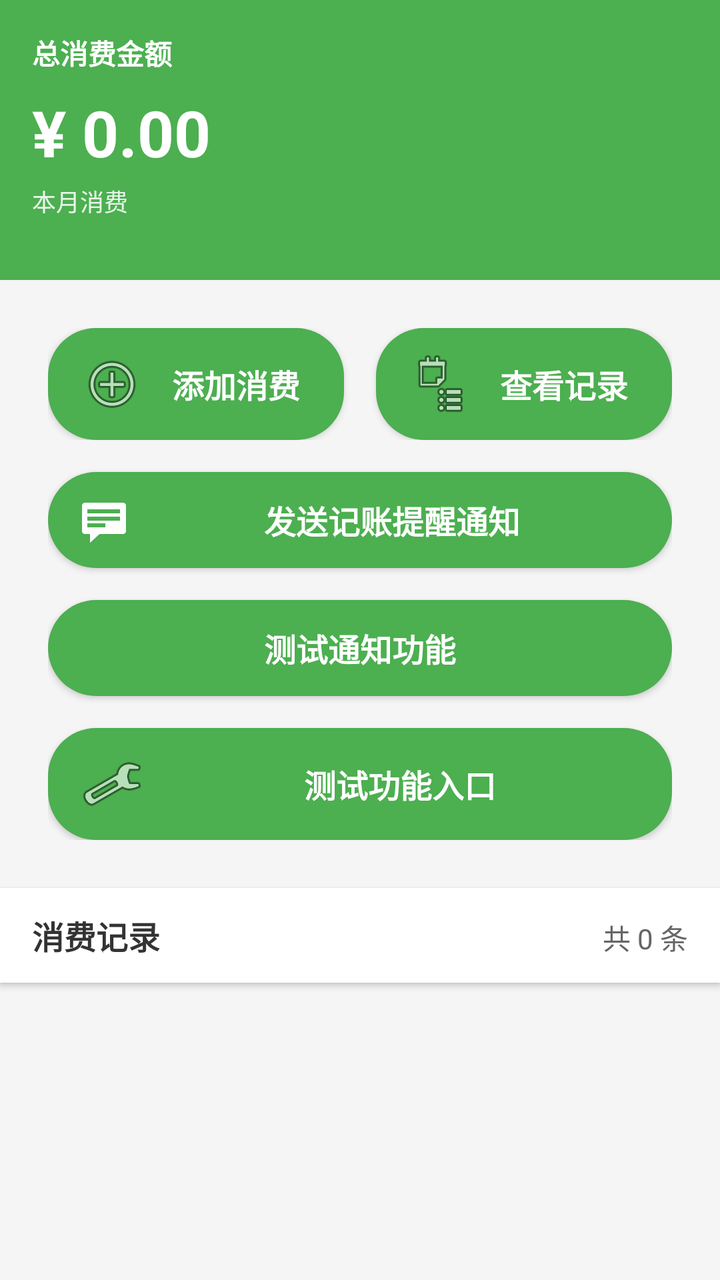
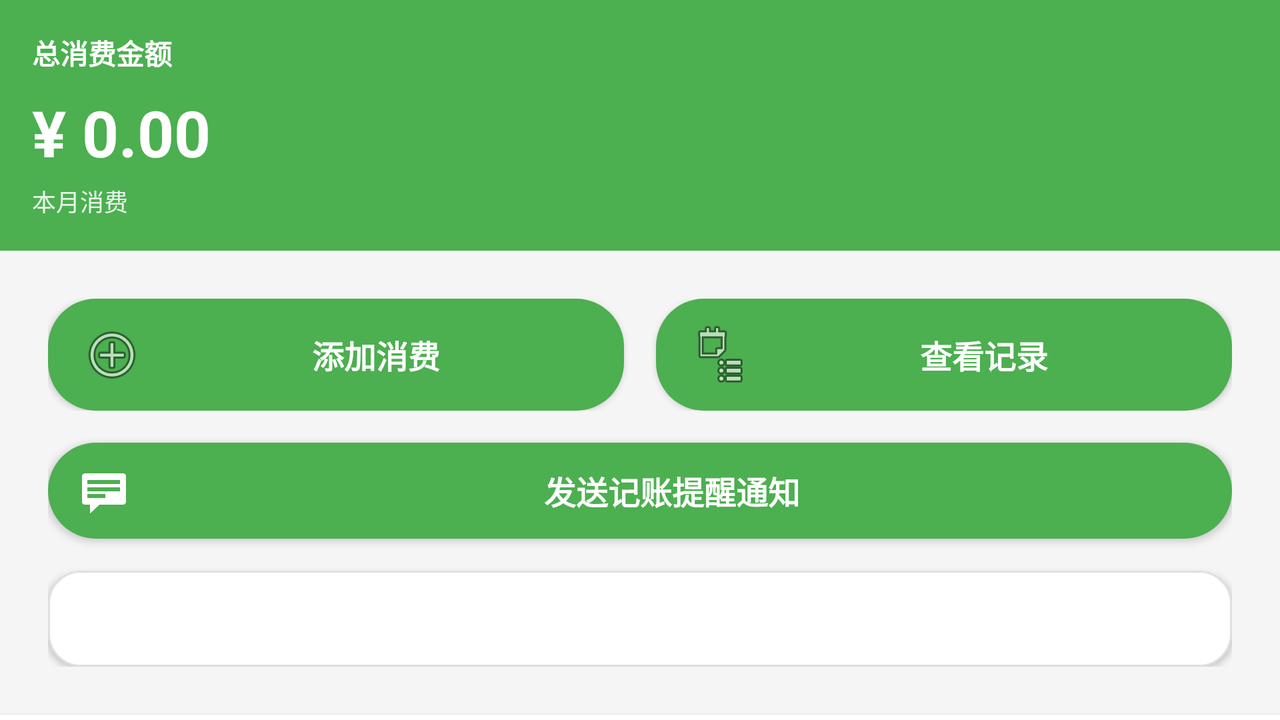

Two renders of one Android screen. The first uses the default layout on a phone; the second uses the alternative layout the repository ships for a different screen configuration, on a matching device. The two XML files are below.
<!-- AndroidManifest.xml: activity theme Theme.Class_two -->
<!-- res/layout/activity_main.xml -->
<?xml version="1.0" encoding="utf-8"?>
<LinearLayout xmlns:android="http://schemas.android.com/apk/res/android"
    xmlns:app="http://schemas.android.com/apk/res-auto"
    android:layout_width="match_parent"
    android:layout_height="match_parent"
    android:background="#F5F5F5"
    android:orientation="vertical">

    
    <LinearLayout
        android:layout_width="match_parent"
        android:layout_height="140dp"
        android:background="#4CAF50"
        android:orientation="vertical"
        android:padding="16dp">

        <TextView
            android:layout_width="wrap_content"
            android:layout_height="wrap_content"
            android:rotation="0"
            android:text="总消费金额"
            android:textColor="#FFFFFF"
            android:textSize="14sp"
            android:textStyle="bold" />

        <TextView
            android:id="@+id/tv_total_amount"
            android:layout_width="wrap_content"
            android:layout_height="wrap_content"
            android:layout_marginTop="8dp"
            android:text="¥ 0.00"
            android:textColor="#FFFFFF"
            android:textSize="32sp"
            android:textStyle="bold" />

        <TextView
            android:layout_width="wrap_content"
            android:layout_height="wrap_content"
            android:layout_marginTop="4dp"
            android:text="本月消费"
            android:textColor="#E8F5E9"
            android:textSize="12sp" />

    </LinearLayout>

    
    <LinearLayout
        android:id="@+id/button_container"
        android:layout_width="match_parent"
        android:layout_height="wrap_content"
        android:gravity="center"
        android:orientation="vertical"
        android:padding="24dp">

        <LinearLayout
            android:layout_width="match_parent"
            android:layout_height="wrap_content"
            android:gravity="center"
            android:orientation="horizontal">

            <Button
                android:id="@+id/btn_add_expense"
                android:layout_width="0dp"
                android:layout_height="wrap_content"
                android:layout_marginEnd="8dp"
                android:layout_weight="1"
                android:background="@drawable/btn_rounded_corner"
                android:drawableStart="@android:drawable/ic_menu_add"
                android:drawablePadding="8dp"
                android:paddingStart="16dp"
                android:paddingTop="12dp"
                android:paddingEnd="16dp"
                android:paddingBottom="12dp"
                android:text="添加消费"
                android:textColor="#FFFFFF"
                android:textSize="16sp"
                android:textStyle="bold" />

            <Button
                android:id="@+id/btn_view_records"
                android:layout_width="0dp"
                android:layout_height="wrap_content"
                android:layout_marginStart="8dp"
                android:layout_weight="1"
                android:background="@drawable/btn_rounded_corner"
                android:drawableStart="@android:drawable/ic_menu_agenda"
                android:drawablePadding="8dp"
                android:paddingStart="16dp"
                android:paddingTop="12dp"
                android:paddingEnd="16dp"
                android:paddingBottom="12dp"
                android:text="查看记录"
                android:textColor="#FFFFFF"
                android:textSize="16sp"
                android:textStyle="bold" />

        </LinearLayout>

        
        <Button
            android:id="@+id/btn_send_notification"
            android:layout_width="match_parent"
            android:layout_height="wrap_content"
            android:layout_marginTop="16dp"
            android:background="@drawable/btn_rounded_corner"
            android:drawableStart="@android:drawable/stat_notify_chat"
            android:drawablePadding="8dp"
            android:paddingStart="16dp"
            android:paddingTop="12dp"
            android:paddingEnd="16dp"
            android:paddingBottom="12dp"
            android:text="发送记账提醒通知"
            android:textColor="#FFFFFF"
            android:textSize="16sp"
            android:textStyle="bold" />

        
        <Button
            android:id="@+id/btn_test_notifications"
            android:layout_width="match_parent"
            android:layout_height="wrap_content"
            android:layout_marginTop="16dp"
            android:background="@drawable/btn_rounded_corner"
            android:drawableStart="@drawable/ic_notification"
            android:drawablePadding="8dp"
            android:paddingStart="16dp"
            android:paddingTop="12dp"
            android:paddingEnd="16dp"
            android:paddingBottom="12dp"
            android:text="测试通知功能"
            android:textColor="#FFFFFF"
            android:textSize="16sp"
            android:textStyle="bold" />
        
        <Button
            android:id="@+id/test_features_btn"
            android:layout_width="match_parent"
            android:layout_height="wrap_content"
            android:layout_marginTop="16dp"
            android:background="@drawable/btn_rounded_corner"
            android:drawableStart="@android:drawable/ic_menu_manage"
            android:drawablePadding="8dp"
            android:paddingStart="16dp"
            android:paddingTop="12dp"
            android:paddingEnd="16dp"
            android:paddingBottom="12dp"
            android:text="测试功能入口"
            android:textColor="#FFFFFF"
            android:textSize="16sp"
            android:textStyle="bold" />
    </LinearLayout>

    
    <LinearLayout
        android:layout_width="match_parent"
        android:layout_height="wrap_content"
        android:background="#FFFFFF"
        android:elevation="2dp"
        android:orientation="horizontal"
        android:paddingStart="16dp"
        android:paddingTop="12dp"
        android:paddingEnd="16dp"
        android:paddingBottom="12dp">

        <TextView
            android:layout_width="0dp"
            android:layout_height="wrap_content"
            android:layout_weight="1"
            android:text="消费记录"
            android:textColor="#333333"
            android:textSize="16sp"
            android:textStyle="bold" />

        <TextView
            android:id="@+id/tv_record_count"
            android:layout_width="wrap_content"
            android:layout_height="wrap_content"
            android:text="共 0 条"
            android:textColor="#666666"
            android:textSize="14sp" />

    </LinearLayout>

    

    
    <ListView
        android:id="@+id/lv_expense_records"
        android:layout_width="match_parent"
        android:layout_height="0dp"
        android:layout_weight="1"
        android:divider="@android:color/transparent"
        android:dividerHeight="1dp"
        android:padding="8dp" />

    <TextView
        android:id="@+id/tv_empty_hint"
        android:layout_width="match_parent"
        android:layout_height="wrap_content"
        android:gravity="center"
        android:lineSpacingExtra="4dp"
        android:padding="32dp"
        android:text="暂无消费记录\n点击上方按钮添加第一条记录"
        android:textAlignment="center"
        android:textColor="#999999"
        android:textSize="14sp"
        android:visibility="gone" />

</LinearLayout>
<!-- resources referenced by this layout -->
<resources>
  <!-- drawable btn_rounded_corner (drawable) -->
  <?xml version="1.0" encoding="utf-8"?>
  <selector xmlns:android="http://schemas.android.com/apk/res/android">
      <item android:state_pressed="true">
          <shape android:shape="rectangle">
              <solid android:color="#388E3C" />
              <corners android:radius="24dp" />
          </shape>
      </item>
      <item>
          <shape android:shape="rectangle">
              <solid android:color="#4CAF50" />
              <corners android:radius="24dp" />
          </shape>
      </item>
  </selector>
  <style name="Theme.Class_two" parent="Theme.AppCompat.Light.NoActionBar">
          
          <item name="colorPrimary">#4CAF50</item>
          <item name="colorPrimaryDark">#388E3C</item>
          <item name="colorAccent">#FF9800</item>
      </style>
</resources>
<!-- res/layout-land/activity_main.xml (the repository's variant of the layout above) -->
<!-- drawn on the phone turned sideways -->
<?xml version="1.0" encoding="utf-8"?>
<LinearLayout xmlns:android="http://schemas.android.com/apk/res/android"
    xmlns:app="http://schemas.android.com/apk/res-auto"
    android:layout_width="match_parent"
    android:layout_height="match_parent"
    android:background="#F5F5F5"
    android:orientation="vertical">

    
    <LinearLayout
        android:layout_width="match_parent"
        android:layout_height="wrap_content"
        android:background="#4CAF50"
        android:orientation="vertical"
        android:padding="16dp">

        <TextView
            android:layout_width="wrap_content"
            android:layout_height="wrap_content"
            android:text="总消费金额"
            android:textColor="#FFFFFF"
            android:textSize="14sp"
            android:textStyle="bold" />

        <TextView
            android:id="@+id/tv_total_amount"
            android:layout_width="wrap_content"
            android:layout_height="wrap_content"
            android:layout_marginTop="8dp"
            android:text="¥ 0.00"
            android:textColor="#FFFFFF"
            android:textSize="32sp"
            android:textStyle="bold" />

        <TextView
            android:layout_width="wrap_content"
            android:layout_height="wrap_content"
            android:layout_marginTop="4dp"
            android:text="本月消费"
            android:textColor="#E8F5E9"
            android:textSize="12sp" />

    </LinearLayout>

    
    <LinearLayout
        android:id="@+id/button_container"
        android:layout_width="match_parent"
        android:layout_height="wrap_content"
        android:gravity="center"
        android:orientation="vertical"
        android:padding="24dp">

        <LinearLayout
            android:layout_width="match_parent"
            android:layout_height="wrap_content"
            android:gravity="center"
            android:orientation="horizontal">

            <Button
                android:id="@+id/btn_add_expense"
                android:layout_width="0dp"
                android:layout_height="wrap_content"
                android:layout_marginEnd="8dp"
                android:layout_weight="1"
                android:background="@drawable/btn_rounded_corner"
                android:drawableStart="@android:drawable/ic_menu_add"
                android:drawablePadding="8dp"
                android:paddingStart="16dp"
                android:paddingTop="12dp"
                android:paddingEnd="16dp"
                android:paddingBottom="12dp"
                android:text="添加消费"
                android:textColor="#FFFFFF"
                android:textSize="16sp"
                android:textStyle="bold" />

            <Button
                android:id="@+id/btn_view_records"
                android:layout_width="0dp"
                android:layout_height="wrap_content"
                android:layout_marginStart="8dp"
                android:layout_weight="1"
                android:background="@drawable/btn_rounded_corner"
                android:drawableStart="@android:drawable/ic_menu_agenda"
                android:drawablePadding="8dp"
                android:paddingStart="16dp"
                android:paddingTop="12dp"
                android:paddingEnd="16dp"
                android:paddingBottom="12dp"
                android:text="查看记录"
                android:textColor="#FFFFFF"
                android:textSize="16sp"
                android:textStyle="bold" />

        </LinearLayout>

        
        <Button
            android:id="@+id/btn_send_notification"
            android:layout_width="match_parent"
            android:layout_height="wrap_content"
            android:layout_marginTop="16dp"
            android:background="@drawable/btn_rounded_corner"
            android:drawableStart="@android:drawable/stat_notify_chat"
            android:drawablePadding="8dp"
            android:paddingStart="16dp"
            android:paddingTop="12dp"
            android:paddingEnd="16dp"
            android:paddingBottom="12dp"
            android:text="发送记账提醒通知"
            android:textColor="#FFFFFF"
            android:textSize="16sp"
            android:textStyle="bold" />

        
        <Button
            android:id="@+id/btn_test_notifications"
            android:layout_width="match_parent"
            android:layout_height="wrap_content"
            android:layout_marginTop="16dp"
            android:background="@drawable/btn_rounded_corner_secondary"
            android:drawableStart="@drawable/ic_notification"
            android:drawablePadding="8dp"
            android:paddingStart="16dp"
            android:paddingTop="12dp"
            android:paddingEnd="16dp"
            android:paddingBottom="12dp"
            android:text="测试通知功能"
            android:textColor="#FFFFFF"
            android:textSize="16sp"
            android:textStyle="bold" />

    </LinearLayout>

    
    <LinearLayout
        android:layout_width="match_parent"
        android:layout_height="wrap_content"
        android:background="#FFFFFF"
        android:elevation="2dp"
        android:orientation="horizontal"
        android:paddingStart="16dp"
        android:paddingTop="12dp"
        android:paddingEnd="16dp"
        android:paddingBottom="12dp">

        <TextView
            android:layout_width="0dp"
            android:layout_height="wrap_content"
            android:layout_weight="1"
            android:text="消费记录"
            android:textColor="#333333"
            android:textSize="16sp"
            android:textStyle="bold" />

        <TextView
            android:id="@+id/tv_record_count"
            android:layout_width="wrap_content"
            android:layout_height="wrap_content"
            android:text="共 0 条"
            android:textColor="#666666"
            android:textSize="14sp" />

    </LinearLayout>

    
    <ListView
        android:id="@+id/lv_expense_records"
        android:layout_width="match_parent"
        android:layout_height="0dp"
        android:layout_weight="1"
        android:divider="@android:color/transparent"
        android:dividerHeight="1dp"
        android:padding="8dp" />

    
    <TextView
        android:id="@+id/tv_empty_hint"
        android:layout_width="match_parent"
        android:layout_height="wrap_content"
        android:gravity="center"
        android:lineSpacingExtra="4dp"
        android:padding="32dp"
        android:text="暂无消费记录\n点击上方按钮添加第一条记录"
        android:textAlignment="center"
        android:textColor="#999999"
        android:textSize="14sp"
        android:visibility="gone" />
    
    <TextView
        android:layout_width="match_parent"
        android:layout_height="wrap_content"
        android:layout_marginTop="20dp"
        android:layout_marginBottom="10dp"
        android:text="广播功能测试"
        android:textSize="18sp"
        android:textStyle="bold" />

    <TextView
        android:id="@+id/tv_broadcast_status"
        android:layout_width="match_parent"
        android:layout_height="wrap_content"
        android:layout_marginBottom="10dp"
        android:text="已发送广播: 0 次"
        android:textSize="14sp" />

    <Button
        android:id="@+id/btn_send_broadcast"
        android:layout_width="match_parent"
        android:layout_height="wrap_content"
        android:layout_marginBottom="10dp"
        android:backgroundTint="@color/colorPrimary"
        android:text="发送账目更新广播"
        android:textColor="@android:color/white" />

    <Button
        android:id="@+id/btn_test_multiple_broadcasts"
        android:layout_width="match_parent"
        android:layout_height="wrap_content"
        android:layout_marginBottom="20dp"
        android:backgroundTint="@color/colorAccent"
        android:text="测试多种广播"
        android:textColor="@android:color/white" />

    
    <TextView
        android:layout_width="match_parent"
        android:layout_height="wrap_content"
        android:layout_marginBottom="20dp"
        android:text="广播功能说明：\n1. 点击按钮发送自定义广播\n2. 广播接收器会显示Toast通知\n3. 动态注册在Activity创建时注册，销毁时注销"
        android:textColor="@android:color/darker_gray"
        android:textSize="12sp" />
</LinearLayout>
<!-- resources referenced by the variant -->
<!-- as the phone turned sideways resolves them -->
<resources>
  <color name="colorAccent">#03DAC5</color>
  <color name="colorPrimary">#6200EE</color>
  <!-- drawable btn_rounded_corner (drawable) -->
  <?xml version="1.0" encoding="utf-8"?>
  <selector xmlns:android="http://schemas.android.com/apk/res/android">
      <item android:state_pressed="true">
          <shape android:shape="rectangle">
              <solid android:color="#388E3C" />
              <corners android:radius="24dp" />
          </shape>
      </item>
      <item>
          <shape android:shape="rectangle">
              <solid android:color="#4CAF50" />
              <corners android:radius="24dp" />
          </shape>
      </item>
  </selector>
  <!-- drawable btn_rounded_corner_secondary (drawable) -->
  <?xml version="1.0" encoding="utf-8"?>
  <selector xmlns:android="http://schemas.android.com/apk/res/android">
      <item android:state_pressed="true">
          <shape android:shape="rectangle">
              <solid android:color="#E0E0E0" />
              <corners android:radius="16dp" />
              <stroke android:width="1dp" android:color="#BDBDBD" />
          </shape>
      </item>
      <item>
          <shape android:shape="rectangle">
              <solid android:color="#FFFFFF" />
              <corners android:radius="16dp" />
              <stroke android:width="1dp" android:color="#E0E0E0" />
          </shape>
      </item>
  </selector>
  <style name="Theme.Class_two" parent="Theme.AppCompat.Light.NoActionBar">
          
          <item name="colorPrimary">#4CAF50</item>
          <item name="colorPrimaryDark">#388E3C</item>
          <item name="colorAccent">#FF9800</item>
      </style>
</resources>
